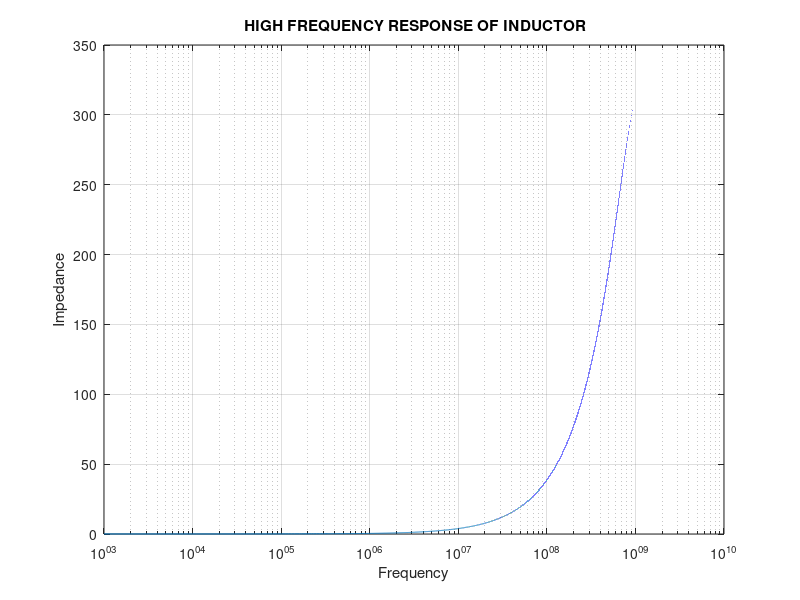

This chart was generated by the following MATLAB code:
C=0.3*(10^(-12));
L=61.42*(10^(-9));
R=34.18*(10^(-3));
f=1000:10000:10000000000;
z=(1./((1i*2*3.14*f*C)+(1./(R+(2*3.14*f*L)))));
semilogx(f,abs(z));
grid on;
hold on;
xlabel('Frequency');
ylabel('Impedance');
title(' HIGH FREQUENCY RESPONSE OF INDUCTOR');